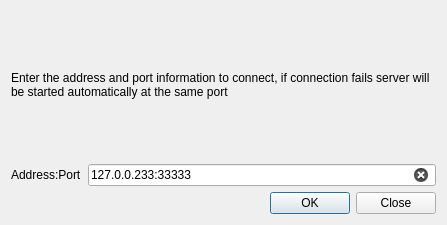
<?xml version="1.0" encoding="UTF-8"?>
<ui version="4.0">
 <class>ConnectionWizard</class>
 <widget class="QDialog" name="ConnectionWizard">
  <property name="geometry">
   <rect>
    <x>0</x>
    <y>0</y>
    <width>447</width>
    <height>225</height>
   </rect>
  </property>
  <property name="windowTitle">
   <string>Dialog</string>
  </property>
  <layout class="QVBoxLayout" name="verticalLayout">
   <item>
    <widget class="QLabel" name="informationLabel">
     <property name="text">
      <string>Enter the address and port information to connect, if connection fails server will be started automatically at the same port</string>
     </property>
     <property name="wordWrap">
      <bool>true</bool>
     </property>
    </widget>
   </item>
   <item>
    <layout class="QHBoxLayout" name="horizontalLayout">
     <item>
      <widget class="QLabel" name="labelLineEdit">
       <property name="text">
        <string>Address:Port</string>
       </property>
      </widget>
     </item>
     <item>
      <widget class="QLineEdit" name="lineEdit">
       <property name="text">
        <string>127.0.0.233:33333</string>
       </property>
       <property name="clearButtonEnabled">
        <bool>true</bool>
       </property>
      </widget>
     </item>
    </layout>
   </item>
   <item>
    <widget class="QDialogButtonBox" name="buttonBox">
     <property name="orientation">
      <enum>Qt::Horizontal</enum>
     </property>
     <property name="standardButtons">
      <set>QDialogButtonBox::Close|QDialogButtonBox::Ok</set>
     </property>
    </widget>
   </item>
  </layout>
 </widget>
 <resources/>
 <connections>
  <connection>
   <sender>buttonBox</sender>
   <signal>accepted()</signal>
   <receiver>ConnectionWizard</receiver>
   <slot>accept()</slot>
   <hints>
    <hint type="sourcelabel">
     <x>248</x>
     <y>254</y>
    </hint>
    <hint type="destinationlabel">
     <x>157</x>
     <y>274</y>
    </hint>
   </hints>
  </connection>
  <connection>
   <sender>buttonBox</sender>
   <signal>rejected()</signal>
   <receiver>ConnectionWizard</receiver>
   <slot>reject()</slot>
   <hints>
    <hint type="sourcelabel">
     <x>316</x>
     <y>260</y>
    </hint>
    <hint type="destinationlabel">
     <x>286</x>
     <y>274</y>
    </hint>
   </hints>
  </connection>
 </connections>
</ui>
